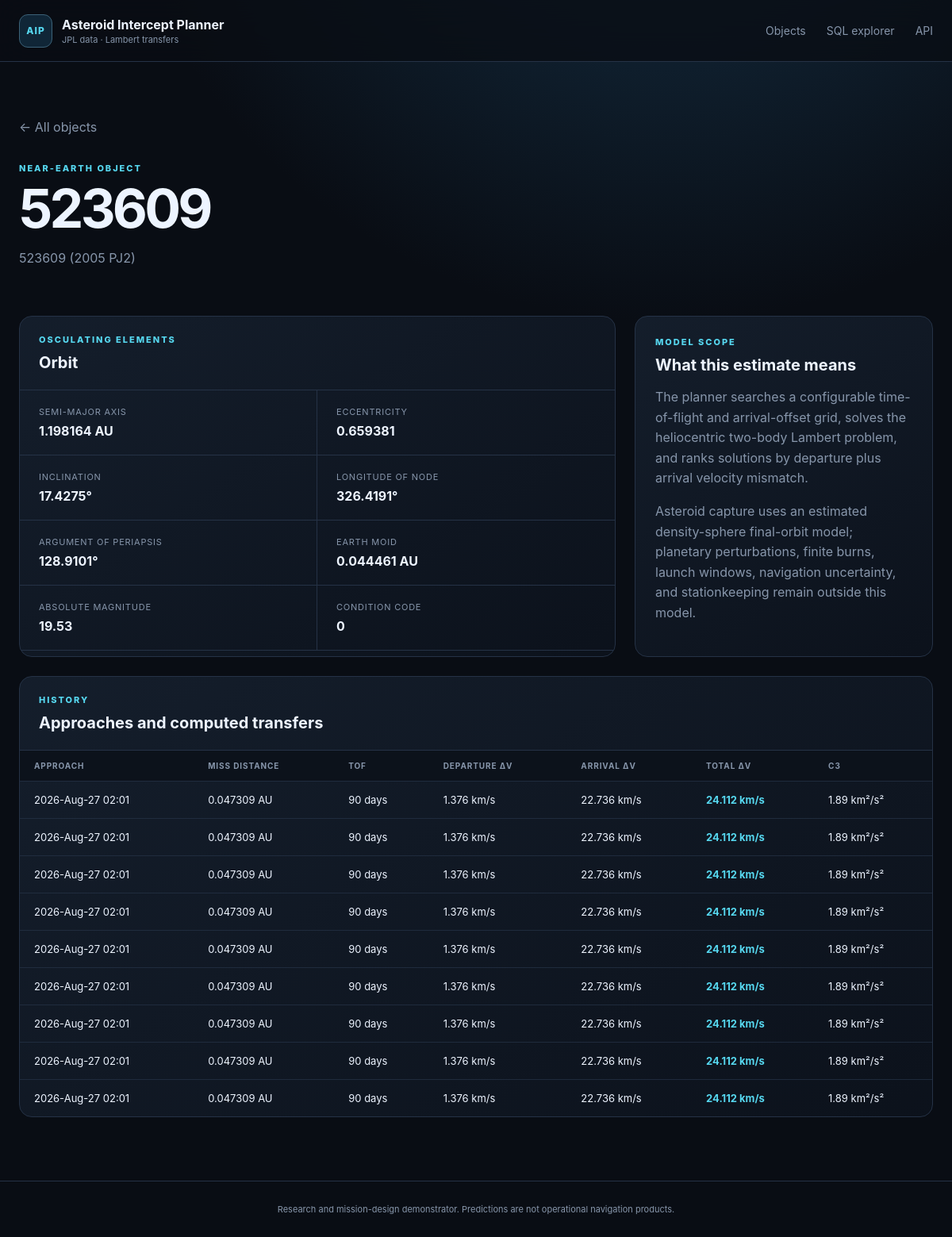
The app's page /asteroid/523609 with its own data.
### tables this page shows
CREATE TABLE orbital_elements (
    designation TEXT PRIMARY KEY REFERENCES asteroids(designation) ON DELETE CASCADE,
    epoch_jd_tdb REAL,
    semi_major_axis_au REAL NOT NULL,
    eccentricity REAL NOT NULL,
    inclination_deg REAL NOT NULL,
    raan_deg REAL NOT NULL,
    arg_periapsis_deg REAL NOT NULL,
    mean_anomaly_deg REAL,
    perihelion_time_jd_tdb REAL,
    perihelion_distance_au REAL,
    aphelion_distance_au REAL,
    orbital_period_days REAL,
    earth_moid_au REAL,
    condition_code TEXT,
    orbit_id TEXT,
    source TEXT NOT NULL,
    updated_at TEXT NOT NULL
);

CREATE TABLE asteroids (
    designation TEXT PRIMARY KEY,
    fullname TEXT,
    absolute_magnitude_h REAL,
    diameter_km REAL,
    first_seen_at TEXT NOT NULL,
    updated_at TEXT NOT NULL
);

CREATE TABLE intercept_plans (
    plan_id INTEGER PRIMARY KEY AUTOINCREMENT,
    approach_id INTEGER NOT NULL REFERENCES close_approaches(approach_id) ON DELETE CASCADE,
    method TEXT NOT NULL,
    departure_jd_tdb REAL NOT NULL,
    arrival_jd_tdb REAL NOT NULL,
    tof_days REAL NOT NULL,
    departure_dv_kms REAL NOT NULL,
    arrival_dv_kms REAL NOT NULL,
    total_dv_kms REAL NOT NULL,
    c3_km2_s2 REAL,
    leo_departure_dv_kms REAL,
    polyline_json TEXT,
    computed_at TEXT NOT NULL, capture_dv_kms REAL, stable_final_orbit INTEGER, capture_json TEXT,
    UNIQUE (approach_id, method)
);

CREATE TABLE close_approaches (
    approach_id INTEGER PRIMARY KEY AUTOINCREMENT,
    designation TEXT NOT NULL REFERENCES asteroids(designation) ON DELETE CASCADE,
    body TEXT NOT NULL DEFAULT 'Earth',
    close_approach_jd_tdb REAL NOT NULL,
    close_approach_text TEXT,
    distance_au REAL NOT NULL,
    distance_min_au REAL,
    distance_max_au REAL,
    relative_velocity_kms REAL,
    hyperbolic_excess_velocity_kms REAL,
    time_uncertainty TEXT,
    ingested_at TEXT NOT NULL,
    UNIQUE (designation, body, close_approach_jd_tdb)
);

### app/web.py (the view)
    @application.route("/asteroid/<designation>")
    def asteroid_detail(designation: str):
        asteroid = get_asteroid(designation, settings.database_path)
        if asteroid is None:
            return render_template("not_found.html", designation=designation), 404
        return render_template(
            "detail.html",
            asteroid=asteroid,
            approaches=asteroid_approaches(designation, settings.database_path),
        )

### app/database.py (called while the page is built, shortened)
def _dict_row(cursor: sqlite3.Cursor, row: tuple[Any, ...]) -> dict[str, Any]:
    return {column[0]: row[index] for index, column in enumerate(cursor.description)}

@contextmanager
def connect(path: Path | None = None) -> Iterator[sqlite3.Connection]:
    database_path = Path(path or get_settings().database_path)
    database_path.parent.mkdir(parents=True, exist_ok=True)
    connection = sqlite3.connect(database_path, timeout=30)
    connection.row_factory = _dict_row
    connection.execute("PRAGMA foreign_keys = ON")
    connection.execute("PRAGMA busy_timeout = 30000")
    try:
        yield connection
    finally:
        connection.close()

def initialize_database(path: Path | None = None) -> Path:
    database_path = Path(path or get_settings().database_path)
    schema = Path(__file__).with_name("schema.sql").read_text(encoding="utf-8")
    with connect(database_path) as connection:
        schema_version = int(connection.execute("PRAGMA user_version").fetchone()["user_version"])
        if schema_version < 2:
            connection.executescript(schema)
            connection.commit()
    return database_path

def fetch_all(
    query: str, params: Sequence[Any] = (), path: Path | None = None
) -> list[dict[str, Any]]:
    initialize_database(path)
    with connect(path) as connection:
        return connection.execute(query, params).fetchall()

def fetch_one(
    query: str, params: Sequence[Any] = (), path: Path | None = None
) -> dict[str, Any] | None:
    rows = fetch_all(query, params, path)
    return rows[0] if rows else None

def get_asteroid(designation: str, path: Path | None = None) -> dict[str, Any] | None:
    return fetch_one(
        """
        SELECT a.*, oe.*
        FROM asteroids a
        LEFT JOIN orbital_elements oe USING(designation)
        WHERE a.designation = ?
        """,
        (designation,),
        path,
    )

def asteroid_approaches(designation: str, path: Path | None = None) -> list[dict[str, Any]]:
    return fetch_all(
        """
        SELECT ca.*, ip.*
        FROM close_approaches ca
        LEFT JOIN intercept_plans ip USING(approach_id)
        WHERE ca.designation = ?
        ORDER BY ca.close_approach_jd_tdb DESC
        """,
        (designation,),
        path,
    )

### app/templates/detail.html (shortened to what this page needs)
{% extends "base.html" %}
{% block content %}
<section class="detail-hero">
  <a class="back" href="{{ url_for('index') }}">← All objects</a>
  <p class="eyebrow">NEAR-EARTH OBJECT</p>
  <h1>{{ asteroid.designation }}</h1>
  <p>{{ asteroid.fullname or 'JPL small-body designation' }}</p>
</section>
<section class="detail-grid">
  <article class="panel">
    <div class="panel-header"><div><p class="eyebrow">OSCULATING ELEMENTS</p><h2>Orbit</h2></div></div>
    <dl class="spec-grid">
      <div><dt>Semi-major axis</dt><dd>{{ asteroid.semi_major_axis_au|number(6) }} AU</dd></div>
      <div><dt>Eccentricity</dt><dd>{{ asteroid.eccentricity|number(6) }}</dd></div>
      <div><dt>Inclination</dt><dd>{{ asteroid.inclination_deg|number(4) }}°</dd></div>
      <div><dt>Longitude of node</dt><dd>{{ asteroid.raan_deg|number(4) }}°</dd></div>
      <div><dt>Argument of periapsis</dt><dd>{{ asteroid.arg_periapsis_deg|number(4) }}°</dd></div>
      <div><dt>Earth MOID</dt><dd>{{ asteroid.earth_moid_au|number(6) }} AU</dd></div>
      <div><dt>Absolute magnitude</dt><dd>{{ asteroid.absolute_magnitude_h|number(2) }}</dd></div>
      <div><dt>Condition code</dt><dd>{{ asteroid.condition_code or '—' }}</dd></div>
    </dl>
  </article>
  <article class="panel note-card">
    <p class="eyebrow">MODEL SCOPE</p>
    <h2>What this estimate means</h2>
    <p>The planner searches a configurable time-of-flight and arrival-offset grid, solves the heliocentric two-body Lambert problem, and ranks solutions by departure plus arrival velocity mismatch.</p>
    <p>Asteroid capture uses an estimated density-sphere final-orbit model; planetary perturbations, finite burns, launch windows, navigation uncertainty, and stationkeeping remain outside this model.</p>
  </article>
</section>
<section class="panel">
  <div class="panel-header"><div><p class="eyebrow">HISTORY</p><h2>Approaches and computed transfers</h2></div></div>
  <div class="table-wrap"><table>
    <thead><tr><th>Approach</th><th>Miss distance</th><th>TOF</th><th>Departure Δv</th><th>Arrival Δv</th><th>Total Δv</th><th>C3</th></tr></thead>
    <tbody>{% for row in approaches %}<tr>
      <td>{{ row.close_approach_text or row.close_approach_jd_tdb }}</td>
      <td>{{ row.distance_au|number(6) }} AU</td>
      <td>{{ row.tof_days|number(0) }} days</td>
      <td>{{ row.departure_dv_kms|number(3) }} km/s</td>
      <td>{{ row.arrival_dv_kms|number(3) }} km/s</td>
      <td><strong class="accent">{{ row.total_dv_kms|number(3) }} km/s</strong></td>
      <td>{{ row.c3_km2_s2|number(2) }} km²/s²</td>
    </tr>{% endfor %}</tbody>
  </table></div>
</section>
{% endblock %}

### app/static/style.css (style rules this page uses)
:root { --bg:#090d14;--surface:#101722;--surface-2:#151f2d;--line:#253246;--text:#edf4ff;--muted:#8796ab;--cyan:#56d7ef;--green:#67e8b5;--orange:#ffad66;--max:1440px;font-family:Inter,ui-sans-serif,system-ui,-apple-system,BlinkMacSystemFont,"Segoe UI",sans-serif;color-scheme:dark }
* { box-sizing:border-box }
body { margin:0;background:radial-gradient(circle at 70% -20%,#16334a 0,transparent 35%),var(--bg);color:var(--text);min-height:100vh }
.eyebrow { font-size:11px;letter-spacing:.18em;color:var(--cyan);font-weight:800;margin:0 0 10px }
.hero h1,.detail-hero h1 { font-size:clamp(42px,6vw,82px);line-height:.98;margin:0;letter-spacing:-.055em }
.hero>div>p:last-child,.detail-hero>p:last-child { color:var(--muted);max-width:680px;line-height:1.65 }
.panel { border:1px solid var(--line);background:linear-gradient(145deg,rgba(21,31,45,.93),rgba(12,18,28,.93));border-radius:16px;overflow:hidden }
.panel-header { padding:22px 24px;border-bottom:1px solid var(--line);display:flex;align-items:center;justify-content:space-between;gap:24px }
.panel-header h2,.note-card h2,.table-list h2 { margin:0;font-size:20px }
.table-wrap { overflow:auto }
table { width:100%;border-collapse:collapse;font-size:13px }
th { text-align:left;color:var(--muted);font-size:10px;text-transform:uppercase;letter-spacing:.09em;padding:13px 18px;background:#0c121b;white-space:nowrap }
td { border-top:1px solid rgba(37,50,70,.75);padding:15px 18px;white-space:nowrap }
.object-link:hover,.accent { color:var(--cyan) }
.detail-hero { padding:30px 0 44px }
.detail-hero h1 { font-size:68px }
.back { display:inline-block;margin-bottom:35px;color:var(--muted);text-decoration:none }
.detail-grid { display:grid;grid-template-columns:2fr 1fr;gap:24px;margin-bottom:24px }
.spec-grid { display:grid;grid-template-columns:repeat(2,1fr);margin:0 }
.spec-grid div { padding:20px 24px;border-bottom:1px solid var(--line) }
.spec-grid div:nth-child(odd) { border-right:1px solid var(--line) }
dt { color:var(--muted);font-size:11px;text-transform:uppercase;letter-spacing:.07em }
dd { margin:7px 0 0;font-weight:700 }
.note-card { padding:25px }
.note-card p:not(.eyebrow) { color:var(--muted);line-height:1.6 }

### records on screen
orbital_elements: designation "523609", semi_major_axis_au|number "1.198164", eccentricity|number "0.659381", inclination_deg|number "17.4275", raan_deg|number "326.4191", arg_periapsis_deg|number "128.9101", earth_moid_au|number "0.044461", condition_code "0"
asteroids: fullname "523609 (2005 PJ2)", absolute_magnitude_h|number "19.53"
intercept_plans: close_approach_text "2026-Aug-27 02:01", distance_au|number "0.047309", tof_days|number "90", departure_dv_kms|number "1.376", arrival_dv_kms|number "22.736", total_dv_kms|number "24.112", c3_km2_s2|number "1.89"
intercept_plans: close_approach_text "2026-Aug-27 02:01", distance_au|number "0.047309", tof_days|number "90", departure_dv_kms|number "1.376", arrival_dv_kms|number "22.736", total_dv_kms|number "24.112", c3_km2_s2|number "1.89"
intercept_plans: close_approach_text "2026-Aug-27 02:01", distance_au|number "0.047309", tof_days|number "90", departure_dv_kms|number "1.376", arrival_dv_kms|number "22.736", total_dv_kms|number "24.112", c3_km2_s2|number "1.89"
intercept_plans: close_approach_text "2026-Aug-27 02:01", distance_au|number "0.047309", tof_days|number "90", departure_dv_kms|number "1.376", arrival_dv_kms|number "22.736", total_dv_kms|number "24.112", c3_km2_s2|number "1.89"
intercept_plans: close_approach_text "2026-Aug-27 02:01", distance_au|number "0.047309", tof_days|number "90", departure_dv_kms|number "1.376", arrival_dv_kms|number "22.736", total_dv_kms|number "24.112", c3_km2_s2|number "1.89"
intercept_plans: close_approach_text "2026-Aug-27 02:01", distance_au|number "0.047309", tof_days|number "90", departure_dv_kms|number "1.376", arrival_dv_kms|number "22.736", total_dv_kms|number "24.112", c3_km2_s2|number "1.89"
intercept_plans: close_approach_text "2026-Aug-27 02:01", distance_au|number "0.047309", tof_days|number "90", departure_dv_kms|number "1.376", arrival_dv_kms|number "22.736", total_dv_kms|number "24.112", c3_km2_s2|number "1.89"
intercept_plans: close_approach_text "2026-Aug-27 02:01", distance_au|number "0.047309", tof_days|number "90", departure_dv_kms|number "1.376", arrival_dv_kms|number "22.736", total_dv_kms|number "24.112", c3_km2_s2|number "1.89"
intercept_plans: close_approach_text "2026-Aug-27 02:01", distance_au|number "0.047309", tof_days|number "90", departure_dv_kms|number "1.376", arrival_dv_kms|number "22.736", total_dv_kms|number "24.112", c3_km2_s2|number "1.89"
